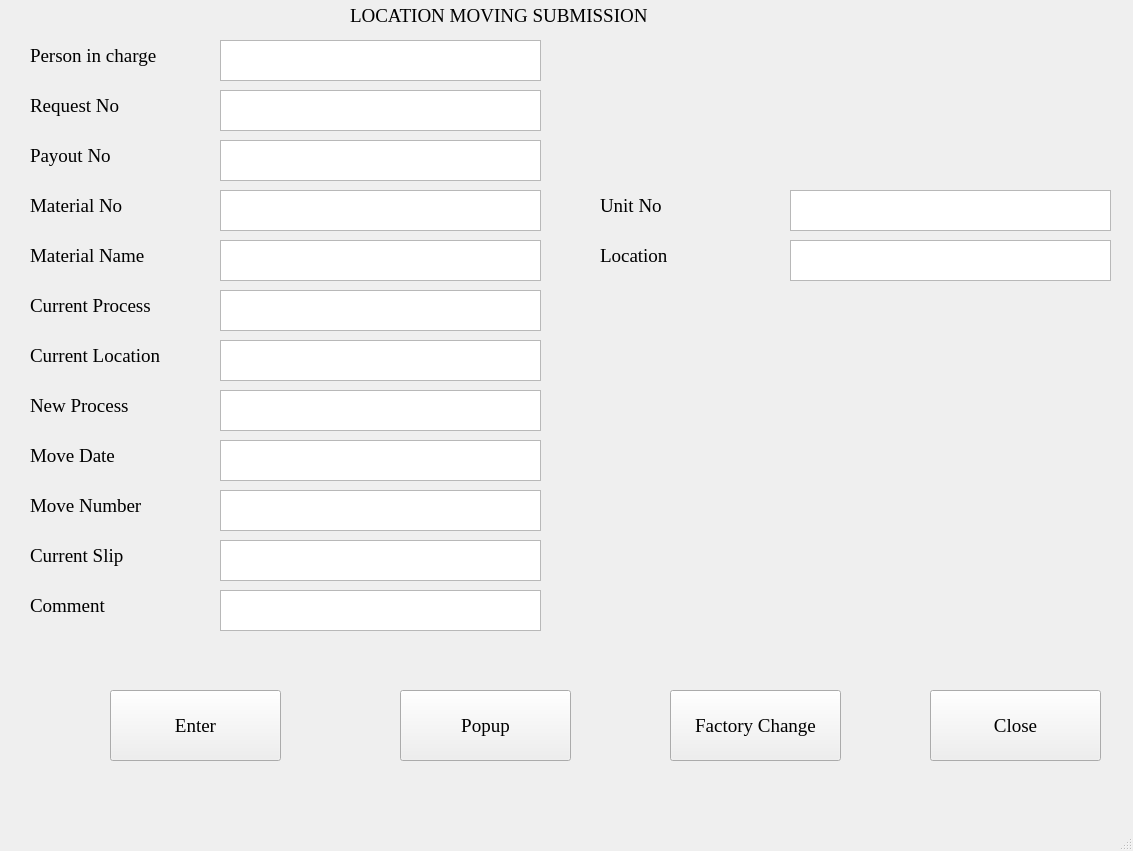
<?xml version="1.0" encoding="UTF-8"?>
<ui version="4.0">
 <class>MainWindow</class>
 <widget class="QMainWindow" name="MainWindow">
  <property name="geometry">
   <rect>
    <x>0</x>
    <y>0</y>
    <width>1133</width>
    <height>851</height>
   </rect>
  </property>
  <property name="windowTitle">
   <string>MainWindow</string>
  </property>
  <widget class="QWidget" name="centralwidget">
   <widget class="QLabel" name="label">
    <property name="geometry">
     <rect>
      <x>350</x>
      <y>0</y>
      <width>391</width>
      <height>31</height>
     </rect>
    </property>
    <property name="font">
     <font>
      <family>Times New Roman</family>
      <pointsize>14</pointsize>
     </font>
    </property>
    <property name="text">
     <string>LOCATION MOVING SUBMISSION</string>
    </property>
   </widget>
   <widget class="QLabel" name="label_2">
    <property name="geometry">
     <rect>
      <x>30</x>
      <y>40</y>
      <width>161</width>
      <height>31</height>
     </rect>
    </property>
    <property name="font">
     <font>
      <family>Times New Roman</family>
      <pointsize>14</pointsize>
     </font>
    </property>
    <property name="text">
     <string>Person in charge</string>
    </property>
   </widget>
   <widget class="QTextEdit" name="textEdit">
    <property name="geometry">
     <rect>
      <x>220</x>
      <y>40</y>
      <width>321</width>
      <height>41</height>
     </rect>
    </property>
    <property name="font">
     <font>
      <family>Times New Roman</family>
      <pointsize>14</pointsize>
     </font>
    </property>
   </widget>
   <widget class="QLabel" name="label_3">
    <property name="geometry">
     <rect>
      <x>30</x>
      <y>90</y>
      <width>161</width>
      <height>31</height>
     </rect>
    </property>
    <property name="font">
     <font>
      <family>Times New Roman</family>
      <pointsize>14</pointsize>
     </font>
    </property>
    <property name="text">
     <string>Request No</string>
    </property>
   </widget>
   <widget class="QTextEdit" name="textEdit_2">
    <property name="geometry">
     <rect>
      <x>220</x>
      <y>90</y>
      <width>321</width>
      <height>41</height>
     </rect>
    </property>
    <property name="font">
     <font>
      <family>Times New Roman</family>
      <pointsize>14</pointsize>
     </font>
    </property>
   </widget>
   <widget class="QLabel" name="label_4">
    <property name="geometry">
     <rect>
      <x>30</x>
      <y>140</y>
      <width>161</width>
      <height>31</height>
     </rect>
    </property>
    <property name="font">
     <font>
      <family>Times New Roman</family>
      <pointsize>14</pointsize>
     </font>
    </property>
    <property name="text">
     <string>Payout No</string>
    </property>
   </widget>
   <widget class="QTextEdit" name="textEdit_3">
    <property name="geometry">
     <rect>
      <x>220</x>
      <y>140</y>
      <width>321</width>
      <height>41</height>
     </rect>
    </property>
    <property name="font">
     <font>
      <family>Times New Roman</family>
      <pointsize>14</pointsize>
     </font>
    </property>
   </widget>
   <widget class="QLabel" name="label_5">
    <property name="geometry">
     <rect>
      <x>30</x>
      <y>190</y>
      <width>161</width>
      <height>31</height>
     </rect>
    </property>
    <property name="font">
     <font>
      <family>Times New Roman</family>
      <pointsize>14</pointsize>
     </font>
    </property>
    <property name="text">
     <string>Material No</string>
    </property>
   </widget>
   <widget class="QTextEdit" name="textEdit_4">
    <property name="geometry">
     <rect>
      <x>220</x>
      <y>190</y>
      <width>321</width>
      <height>41</height>
     </rect>
    </property>
    <property name="font">
     <font>
      <family>Times New Roman</family>
      <pointsize>14</pointsize>
     </font>
    </property>
   </widget>
   <widget class="QLabel" name="label_6">
    <property name="geometry">
     <rect>
      <x>30</x>
      <y>240</y>
      <width>161</width>
      <height>31</height>
     </rect>
    </property>
    <property name="font">
     <font>
      <family>Times New Roman</family>
      <pointsize>14</pointsize>
     </font>
    </property>
    <property name="text">
     <string>Material Name</string>
    </property>
   </widget>
   <widget class="QTextEdit" name="textEdit_5">
    <property name="geometry">
     <rect>
      <x>220</x>
      <y>240</y>
      <width>321</width>
      <height>41</height>
     </rect>
    </property>
    <property name="font">
     <font>
      <family>Times New Roman</family>
      <pointsize>14</pointsize>
     </font>
    </property>
   </widget>
   <widget class="QLabel" name="label_7">
    <property name="geometry">
     <rect>
      <x>30</x>
      <y>290</y>
      <width>161</width>
      <height>31</height>
     </rect>
    </property>
    <property name="font">
     <font>
      <family>Times New Roman</family>
      <pointsize>14</pointsize>
     </font>
    </property>
    <property name="text">
     <string>Current Process</string>
    </property>
   </widget>
   <widget class="QTextEdit" name="textEdit_6">
    <property name="geometry">
     <rect>
      <x>220</x>
      <y>290</y>
      <width>321</width>
      <height>41</height>
     </rect>
    </property>
    <property name="font">
     <font>
      <family>Times New Roman</family>
      <pointsize>14</pointsize>
     </font>
    </property>
   </widget>
   <widget class="QLabel" name="label_8">
    <property name="geometry">
     <rect>
      <x>30</x>
      <y>340</y>
      <width>161</width>
      <height>31</height>
     </rect>
    </property>
    <property name="font">
     <font>
      <family>Times New Roman</family>
      <pointsize>14</pointsize>
     </font>
    </property>
    <property name="text">
     <string>Current Location</string>
    </property>
   </widget>
   <widget class="QTextEdit" name="textEdit_7">
    <property name="geometry">
     <rect>
      <x>220</x>
      <y>340</y>
      <width>321</width>
      <height>41</height>
     </rect>
    </property>
    <property name="font">
     <font>
      <family>Times New Roman</family>
      <pointsize>14</pointsize>
     </font>
    </property>
   </widget>
   <widget class="QLabel" name="label_9">
    <property name="geometry">
     <rect>
      <x>30</x>
      <y>390</y>
      <width>161</width>
      <height>31</height>
     </rect>
    </property>
    <property name="font">
     <font>
      <family>Times New Roman</family>
      <pointsize>14</pointsize>
     </font>
    </property>
    <property name="text">
     <string>New Process</string>
    </property>
   </widget>
   <widget class="QTextEdit" name="textEdit_8">
    <property name="geometry">
     <rect>
      <x>220</x>
      <y>390</y>
      <width>321</width>
      <height>41</height>
     </rect>
    </property>
    <property name="font">
     <font>
      <family>Times New Roman</family>
      <pointsize>14</pointsize>
     </font>
    </property>
   </widget>
   <widget class="QTextEdit" name="textEdit_9">
    <property name="geometry">
     <rect>
      <x>220</x>
      <y>440</y>
      <width>321</width>
      <height>41</height>
     </rect>
    </property>
    <property name="font">
     <font>
      <family>Times New Roman</family>
      <pointsize>14</pointsize>
     </font>
    </property>
   </widget>
   <widget class="QLabel" name="label_10">
    <property name="geometry">
     <rect>
      <x>30</x>
      <y>440</y>
      <width>161</width>
      <height>31</height>
     </rect>
    </property>
    <property name="font">
     <font>
      <family>Times New Roman</family>
      <pointsize>14</pointsize>
     </font>
    </property>
    <property name="text">
     <string>Move Date</string>
    </property>
   </widget>
   <widget class="QTextEdit" name="textEdit_10">
    <property name="geometry">
     <rect>
      <x>220</x>
      <y>540</y>
      <width>321</width>
      <height>41</height>
     </rect>
    </property>
    <property name="font">
     <font>
      <family>Times New Roman</family>
      <pointsize>14</pointsize>
     </font>
    </property>
   </widget>
   <widget class="QTextEdit" name="textEdit_11">
    <property name="geometry">
     <rect>
      <x>220</x>
      <y>490</y>
      <width>321</width>
      <height>41</height>
     </rect>
    </property>
    <property name="font">
     <font>
      <family>Times New Roman</family>
      <pointsize>14</pointsize>
     </font>
    </property>
   </widget>
   <widget class="QLabel" name="label_11">
    <property name="geometry">
     <rect>
      <x>30</x>
      <y>540</y>
      <width>161</width>
      <height>31</height>
     </rect>
    </property>
    <property name="font">
     <font>
      <family>Times New Roman</family>
      <pointsize>14</pointsize>
     </font>
    </property>
    <property name="text">
     <string>Current Slip</string>
    </property>
   </widget>
   <widget class="QLabel" name="label_12">
    <property name="geometry">
     <rect>
      <x>30</x>
      <y>490</y>
      <width>161</width>
      <height>31</height>
     </rect>
    </property>
    <property name="font">
     <font>
      <family>Times New Roman</family>
      <pointsize>14</pointsize>
     </font>
    </property>
    <property name="text">
     <string>Move Number</string>
    </property>
   </widget>
   <widget class="QTextEdit" name="textEdit_13">
    <property name="geometry">
     <rect>
      <x>220</x>
      <y>590</y>
      <width>321</width>
      <height>41</height>
     </rect>
    </property>
    <property name="font">
     <font>
      <family>Times New Roman</family>
      <pointsize>14</pointsize>
     </font>
    </property>
   </widget>
   <widget class="QLabel" name="label_14">
    <property name="geometry">
     <rect>
      <x>30</x>
      <y>590</y>
      <width>161</width>
      <height>31</height>
     </rect>
    </property>
    <property name="font">
     <font>
      <family>Times New Roman</family>
      <pointsize>14</pointsize>
     </font>
    </property>
    <property name="text">
     <string>Comment</string>
    </property>
   </widget>
   <widget class="QTextEdit" name="textEdit_12">
    <property name="geometry">
     <rect>
      <x>790</x>
      <y>190</y>
      <width>321</width>
      <height>41</height>
     </rect>
    </property>
    <property name="font">
     <font>
      <family>Times New Roman</family>
      <pointsize>14</pointsize>
     </font>
    </property>
   </widget>
   <widget class="QLabel" name="label_16">
    <property name="geometry">
     <rect>
      <x>600</x>
      <y>240</y>
      <width>161</width>
      <height>31</height>
     </rect>
    </property>
    <property name="font">
     <font>
      <family>Times New Roman</family>
      <pointsize>14</pointsize>
     </font>
    </property>
    <property name="text">
     <string>Location</string>
    </property>
   </widget>
   <widget class="QTextEdit" name="textEdit_15">
    <property name="geometry">
     <rect>
      <x>790</x>
      <y>240</y>
      <width>321</width>
      <height>41</height>
     </rect>
    </property>
    <property name="font">
     <font>
      <family>Times New Roman</family>
      <pointsize>14</pointsize>
     </font>
    </property>
   </widget>
   <widget class="QLabel" name="label_13">
    <property name="geometry">
     <rect>
      <x>600</x>
      <y>190</y>
      <width>161</width>
      <height>31</height>
     </rect>
    </property>
    <property name="font">
     <font>
      <family>Times New Roman</family>
      <pointsize>14</pointsize>
     </font>
    </property>
    <property name="text">
     <string>Unit No</string>
    </property>
   </widget>
   <widget class="QPushButton" name="pushButton">
    <property name="geometry">
     <rect>
      <x>400</x>
      <y>690</y>
      <width>171</width>
      <height>71</height>
     </rect>
    </property>
    <property name="font">
     <font>
      <family>Times New Roman</family>
      <pointsize>14</pointsize>
     </font>
    </property>
    <property name="text">
     <string>Popup</string>
    </property>
   </widget>
   <widget class="QPushButton" name="pushButton_2">
    <property name="geometry">
     <rect>
      <x>110</x>
      <y>690</y>
      <width>171</width>
      <height>71</height>
     </rect>
    </property>
    <property name="font">
     <font>
      <family>Times New Roman</family>
      <pointsize>14</pointsize>
     </font>
    </property>
    <property name="text">
     <string>Enter</string>
    </property>
   </widget>
   <widget class="QPushButton" name="pushButton_3">
    <property name="geometry">
     <rect>
      <x>670</x>
      <y>690</y>
      <width>171</width>
      <height>71</height>
     </rect>
    </property>
    <property name="font">
     <font>
      <family>Times New Roman</family>
      <pointsize>14</pointsize>
     </font>
    </property>
    <property name="text">
     <string>Factory Change</string>
    </property>
   </widget>
   <widget class="QPushButton" name="pushButton_4">
    <property name="geometry">
     <rect>
      <x>930</x>
      <y>690</y>
      <width>171</width>
      <height>71</height>
     </rect>
    </property>
    <property name="font">
     <font>
      <family>Times New Roman</family>
      <pointsize>14</pointsize>
     </font>
    </property>
    <property name="text">
     <string>Close</string>
    </property>
   </widget>
  </widget>
  <widget class="QMenuBar" name="menubar">
   <property name="geometry">
    <rect>
     <x>0</x>
     <y>0</y>
     <width>1133</width>
     <height>26</height>
    </rect>
   </property>
  </widget>
  <widget class="QStatusBar" name="statusbar"/>
 </widget>
 <resources/>
 <connections/>
</ui>
